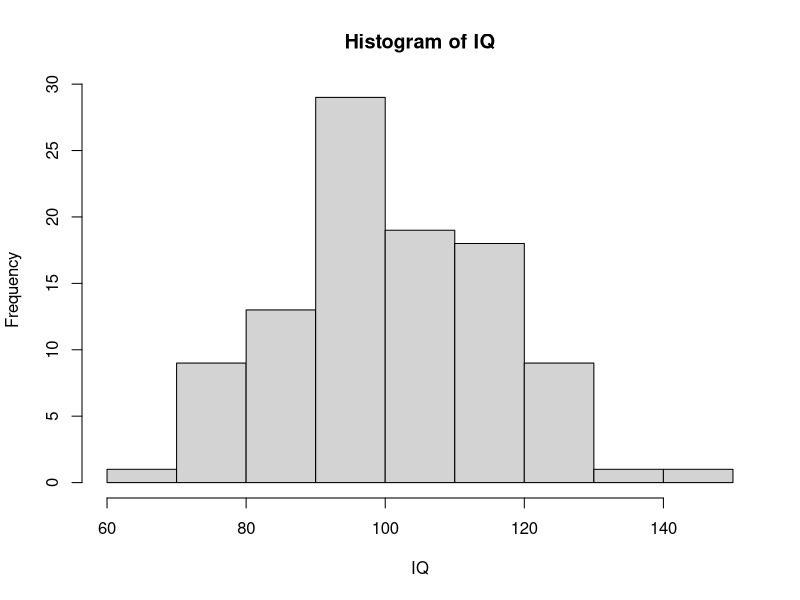
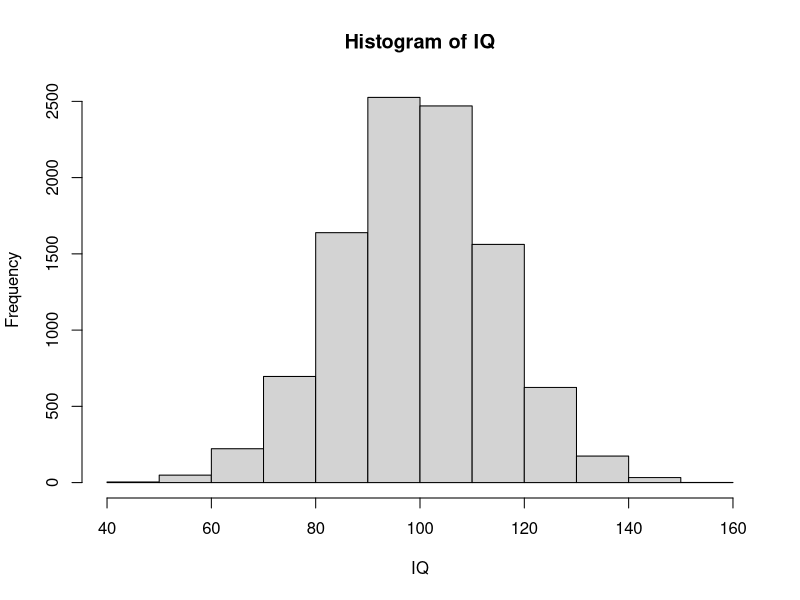
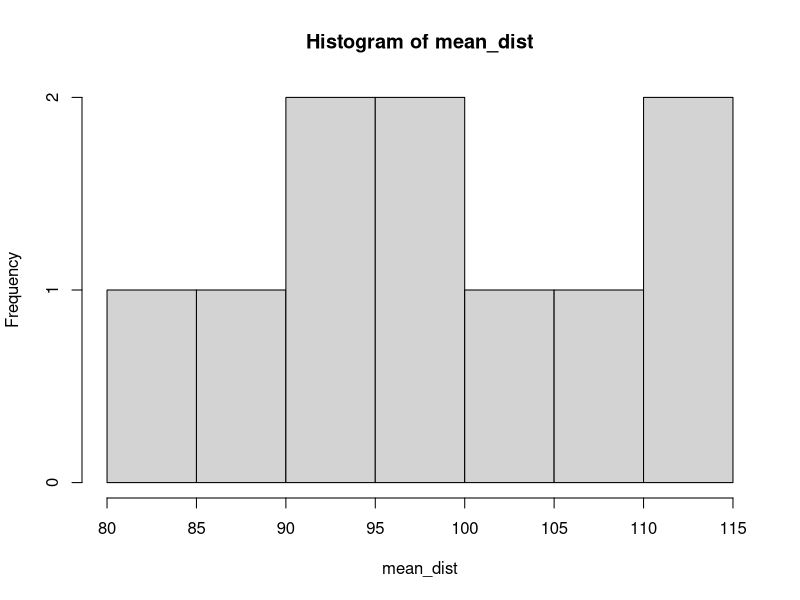
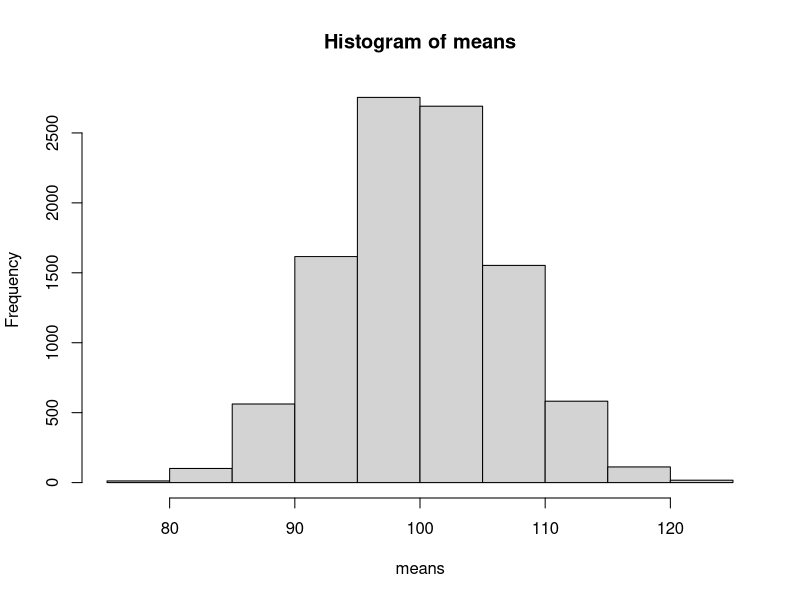

These charts were generated, in order, by the following R code: (Note: a time limit stopped this script after it produced the figures.)
## ---- chunk 1
#Let's sample 100 IQ scores randomly from a population (assuming it has mean of 100, and sd of 15)
IQ <- rnorm(n = 100, mean = 100, sd = 15) # sample IQ scores (generate using rnorm)
IQ <- round(IQ) # IQs are whole numbers!
print(IQ) 
## ---- chunk 2
#Let's also plot and see how it looks like
hist(IQ)
## ---- chunk 3
#Find the mean of this sample
mean(IQ)
sd(IQ)
## ---- chunk 4
#Let's sample IQ from 10, 000 people
IQ <- rnorm(n = 10000, mean = 100, sd = 15) # sample IQ scores (generate using rnorm)
IQ <- round(IQ) # IQs are whole numbers!
## ---- chunk 5
#Finding the mean and sd of this sample
mean(IQ)
sd(IQ)
## ---- chunk 6
#Let's also plot a histogram
hist(IQ)
## ---- chunk 7
IQ.1 <- round(rnorm(n=5, mean = 100, sd = 15))
IQ.1
## ---- chunk 8
# Finding the mean and sd of this sample
mean(IQ.1)
sd(IQ.1)
## ---- chunk 9
IQ.2 <- round(rnorm(n=5, mean = 100, sd = 15))
IQ.2
## ---- chunk 10
IQ.3 <- round(rnorm(n=5, mean = 100, sd = 15))
IQ.4 <- round(rnorm(n=5, mean = 100, sd = 15))
IQ.5 <- round(rnorm(n=5, mean = 100, sd = 15))
IQ.6 <- round(rnorm(n=5, mean = 100, sd = 15))
IQ.7 <- round(rnorm(n=5, mean = 100, sd = 15))
IQ.8 <- round(rnorm(n=5, mean = 100, sd = 15))
IQ.9 <- round(rnorm(n=5, mean = 100, sd = 15))
IQ.10 <- round(rnorm(n=5, mean = 100, sd = 15))
## ---- chunk 11
mean_dist <- c(mean(IQ.1), 
               mean(IQ.2), 
               mean(IQ.3),
               mean(IQ.4),
               mean(IQ.5),
               mean(IQ.6),
               mean(IQ.7),
               mean(IQ.8),
               mean(IQ.9),
               mean(IQ.10))
hist(mean_dist) #Plotting the sampling distribution of the mean
## ---- chunk 12
#Let's assume we replicated our sample 10,000 times. 
means <- 0 #Initializing vector
for (i in 1:10000) {
  IQ.n <- round(rnorm(n=5, mean = 100, sd = 15))
  means[i] <- mean(IQ.n)
}
hist(means) #Plotting the sampling distribution of the mean
## ---- chunk 13
#Let's assume we replicated our sample a very large number of times. Warning: This code chunk might take a few minutes to run
means <- 0 #Initializing vector
for (i in 1:100000000) {
  IQ.n <- round(rnorm(n=5, mean = 100, sd = 15))
  means[i] <- mean(IQ.n)
}
hist(means) #Plotting the sampling distribution of the mean
## ---- chunk 14
#Replicating 50 times 
means <- 0 #Initializing vector
for (i in 1:10000) {
  IQ.n <- round(rnorm(n=5, mean = 100, sd = 15))
  means[i] <- mean(IQ.n)
}
hist(means) #Plotting the sampling distribution of the mean
